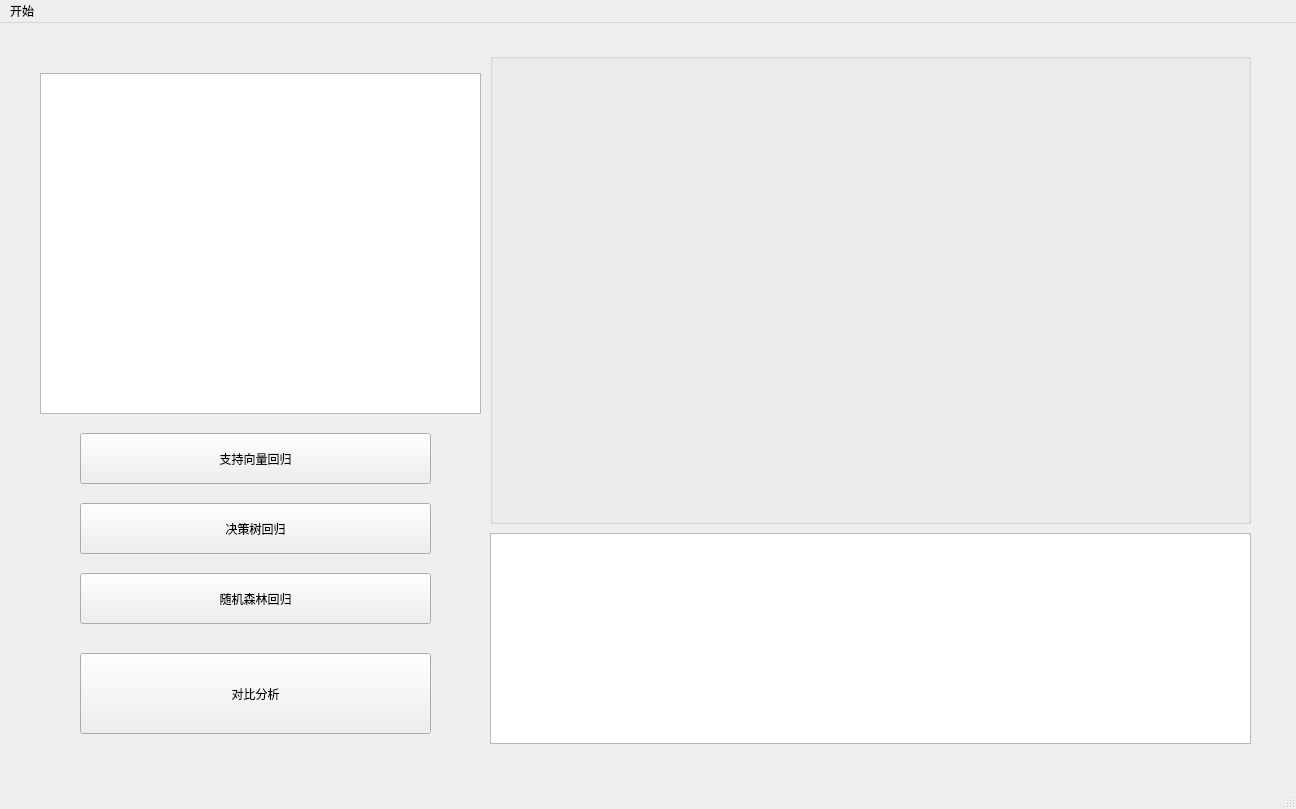
<?xml version="1.0" encoding="UTF-8"?>
<ui version="4.0">
 <class>MainWindow</class>
 <widget class="QMainWindow" name="MainWindow">
  <property name="geometry">
   <rect>
    <x>0</x>
    <y>0</y>
    <width>1296</width>
    <height>809</height>
   </rect>
  </property>
  <property name="windowTitle">
   <string>MainWindow</string>
  </property>
  <widget class="QWidget" name="centralwidget">
   <widget class="QWidget" name="widget" native="true">
    <property name="geometry">
     <rect>
      <x>20</x>
      <y>10</y>
      <width>1261</width>
      <height>721</height>
     </rect>
    </property>
    <widget class="QToolButton" name="SVR">
     <property name="geometry">
      <rect>
       <x>60</x>
       <y>400</y>
       <width>351</width>
       <height>51</height>
      </rect>
     </property>
     <property name="text">
      <string>支持向量回归</string>
     </property>
    </widget>
    <widget class="QGroupBox" name="groupBox">
     <property name="geometry">
      <rect>
       <x>470</x>
       <y>20</y>
       <width>761</width>
       <height>471</height>
      </rect>
     </property>
     <property name="title">
      <string/>
     </property>
    </widget>
    <widget class="QPushButton" name="CART">
     <property name="geometry">
      <rect>
       <x>60</x>
       <y>470</y>
       <width>351</width>
       <height>51</height>
      </rect>
     </property>
     <property name="text">
      <string>决策树回归</string>
     </property>
    </widget>
    <widget class="QPushButton" name="RF">
     <property name="geometry">
      <rect>
       <x>60</x>
       <y>540</y>
       <width>351</width>
       <height>51</height>
      </rect>
     </property>
     <property name="text">
      <string>随机森林回归</string>
     </property>
    </widget>
    <widget class="QPushButton" name="pushButton">
     <property name="geometry">
      <rect>
       <x>60</x>
       <y>620</y>
       <width>351</width>
       <height>81</height>
      </rect>
     </property>
     <property name="text">
      <string>对比分析</string>
     </property>
    </widget>
    <widget class="QTextEdit" name="textEdit">
     <property name="geometry">
      <rect>
       <x>20</x>
       <y>40</y>
       <width>441</width>
       <height>341</height>
      </rect>
     </property>
    </widget>
    <widget class="QTableWidget" name="tableWidget">
     <property name="geometry">
      <rect>
       <x>470</x>
       <y>500</y>
       <width>761</width>
       <height>211</height>
      </rect>
     </property>
    </widget>
   </widget>
  </widget>
  <widget class="QMenuBar" name="menubar">
   <property name="geometry">
    <rect>
     <x>0</x>
     <y>0</y>
     <width>1296</width>
     <height>26</height>
    </rect>
   </property>
   <widget class="QMenu" name="menu">
    <property name="title">
     <string>开始</string>
    </property>
   </widget>
   <addaction name="menu"/>
  </widget>
  <widget class="QStatusBar" name="statusbar"/>
 </widget>
 <resources/>
 <connections/>
</ui>
